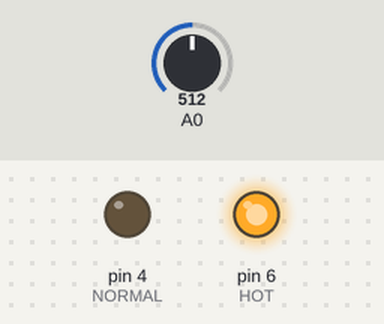
Recording of a sketch running on a simulated Arduino Uno, built with avr-gcc and run on an emulated ATmega328P. Parts: output pins drawn as LEDs (lit = HIGH). The inputs (shaded band) are chosen by the test bench; at power-on: A0 = 512.

Above: at 1.8 s.
1.9 s: A0 set to 57
6.0 s: A0 set to 53
At 6.8 s:
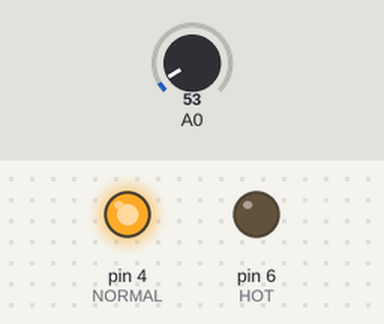
10.1 s: A0 set to 122
At 11.8 s:
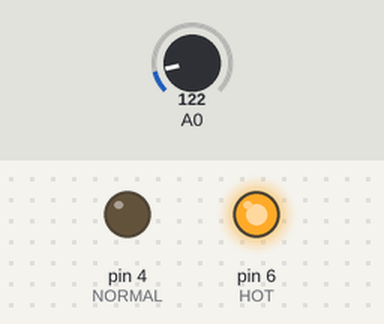
Timing chart, 0 to 13.3 s (numbered marks = the images above; inputs shaded):
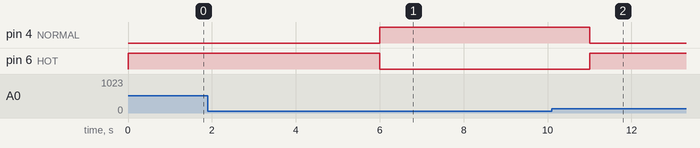

Measured:
- the behaviour switches between 54 and 53 on A0 (found by bisection; images 0 and 1)
- after the input at 6.0 s, pin 4 (NORMAL): LOW → HIGH at once; pin 6 (HOT): HIGH → LOW at once
- after the input at 10.1 s, pin 4 (NORMAL): HIGH → LOW after 0.90 s; pin 6 (HOT): LOW → HIGH after 0.90 s

The sketch:

14.4.2.1.ino
```cpp
// Quick-Read Thermometer
// define the pins that the LEDs are connected to:
#define HOT 6
#define NORMAL 4
#define COLD 2
float voltage = 0;
float celsius = 0;
float hotTemp = 26;
float coldTemp = 24;
float sensor = 0;
void setup()
{
  pinMode(HOT, OUTPUT);
  pinMode(NORMAL, OUTPUT);
  pinMode(COLD, OUTPUT);
}

void loop()
{
  // read the temperature sensor and convert the result to degrees Celsius
  sensor = analogRead(0);
  voltage = (sensor*5000)/1024; // convert sensor value to mV
  celsius = voltage/10; // convert millivolts to Celsius
  // act on temperature range
  if ( celsius < coldTemp )
  {
    digitalWrite(COLD, HIGH);
    delay(1000);
    digitalWrite(COLD, LOW);
  }
  else if ( celsius > coldTemp && celsius <= hotTemp )
  {
    digitalWrite(NORMAL, HIGH);
    delay(1000);
    digitalWrite(NORMAL, LOW);
  }
  else
  {
    // celsius is > hotTemp
    digitalWrite(HOT, HIGH);
    delay(1000);
    digitalWrite(HOT, LOW);
  }
}
```
